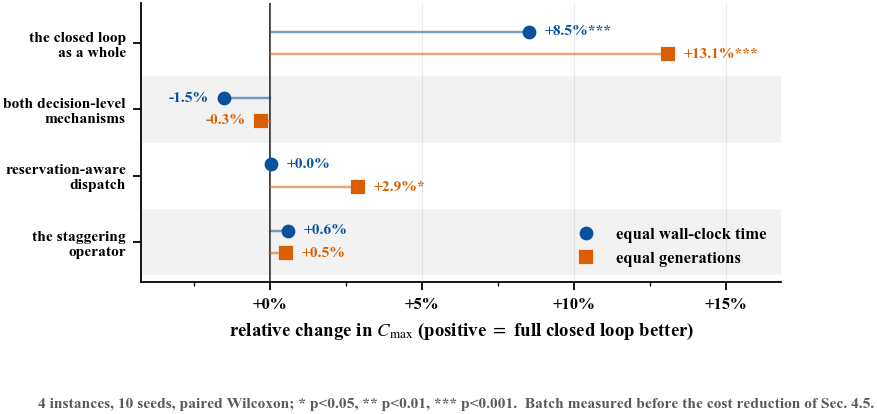

Write Python code to recreate this figure.
"""Both budget conventions, side by side.

The point of this figure is that the choice of budget convention is not a detail
of the experimental setup: on the same runs, the same comparison changes size and
sometimes sign depending on whether one equalises wall-clock time or generations.
Equal generations charges nothing for a local search neighbour or for a more
expensive dispatch probe, so it flatters whichever configuration does more work
per generation; equal wall-clock time charges for it and therefore flatters
whichever configuration evaluates fastest.  Neither is neutral, which is why both
are reported.

The reference is the mechanism-richest unpriced configuration, so each row reads
as "how much better does the elaborate configuration look than this one".
Comparing the two markers in a row isolates the part of that appearance which is
an artefact of not charging for computation.
"""
import _style as S

df = S.load("protocols.csv")
m = S.meta_protocols()

order = ["twostage", "nofeedback", "opendispatch", "nostagger"]
order = [b for b in order if b in set(df["baseline"])]

# Rows are named by the mechanism each one isolates, not by the configuration it
# is measured against.  The paper now speaks of mechanisms rather than of a chain
# of arms, and a figure that keeps the older arm names would read as if it came
# from a different study -- which, being an earlier batch, is exactly the
# impression to avoid creating by accident.
ROW_LABEL = {
    "twostage": "the closed loop\nas a whole",
    "nofeedback": "both decision-level\nmechanisms",
    "opendispatch": "reservation-aware\ndispatch",
    "nostagger": "the staggering\noperator",
}

PROTO = [
    ("wallclock", "equal wall-clock time", "#08519c", "o"),
    ("generations", "equal generations", "#d95f02", "s"),
]

fig, ax = S.plt.subplots(figsize=(S.COL * 1.55, 1.05 + 0.44 * len(order)))

for row, base in enumerate(order):
    y = len(order) - 1 - row
    ax.axhspan(y - 0.5, y + 0.5, color="#f2f2f2" if row % 2 else "none", lw=0)
    for k, (proto, label, color, marker) in enumerate(PROTO):
        sub = df[(df["baseline"] == base) & (df["protocol"] == proto)]
        if sub.empty:
            continue
        r = sub.iloc[0]
        off = 0.17 * (1 if k == 0 else -1)
        gain = float(r["rel_gain"])
        ax.plot([gain], [y + off], marker=marker, color=color, ms=5.2,
                ls="none", label=label if row == 0 else None, zorder=3)
        ax.plot([0, gain], [y + off, y + off], color=color, lw=1.1,
                alpha=0.55, zorder=2)
        txt = "%+.1f%%%s" % (100 * gain, S.stars(r["p_value"]))
        ax.annotate(txt, (gain, y + off), textcoords="offset points",
                    xytext=(7 if gain >= 0 else -7, 0), fontsize=7,
                    ha="left" if gain >= 0 else "right", va="center",
                    color=color)

ax.axvline(0.0, color="0.25", lw=0.9, zorder=1)
ax.set_yticks(range(len(order)))
ax.set_yticklabels([ROW_LABEL.get(b, S.BASELINE_LABEL.get(b, b))
                    for b in reversed(order)], fontsize=7)
ax.set_ylim(-0.6, len(order) - 0.4)
ax.set_xlabel(r"relative change in $C_{\max}$ "
              r"(positive $=$ full closed loop better)")
ax.xaxis.set_major_locator(S.mticker.MultipleLocator(0.05))
ax.xaxis.set_minor_locator(S.mticker.MultipleLocator(0.025))
ax.xaxis.set_major_formatter(
    S.mticker.FuncFormatter(lambda v, _p: "%+.0f%%" % (100 * v)))
ax.grid(axis="y", visible=False)
ax.legend(loc="lower right", ncol=1)

lo, hi = ax.get_xlim()
ax.set_xlim(lo - 0.02, hi + 0.03)

fig.text(0.0, -0.02,
         "%d instances, %d seeds, paired Wilcoxon; * p<0.05, ** p<0.01, "
         "*** p<0.001.  Batch measured before the cost reduction of Sec. 4.5."
         % (len(m.get("instances", [])), m.get("num_seeds", 0)),
         fontsize=S.FS_FOOT, color="0.35")
fig.subplots_adjust(bottom=0.26)
S.save(fig, "fig_protocols")
